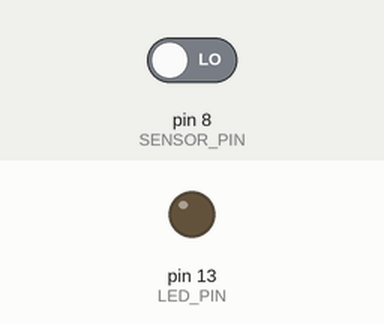
Recording of a sketch running on a simulated Arduino Uno, built with avr-gcc and run on an emulated ATmega328P. On the bench: output pins drawn as LEDs (lit = HIGH). The test bench sets the inputs (shaded band); at power-on: pin 8 (SENSOR_PIN) LOW.

Above: at 1.2 s.
1.3 s: pin 8 (SENSOR_PIN) driven HIGH
At 1.7 s:
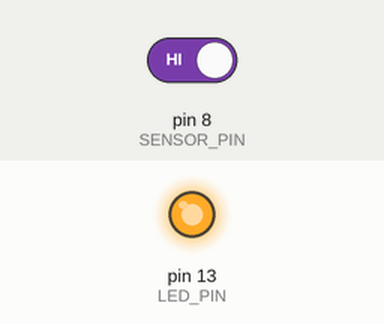
2.8 s: pin 8 (SENSOR_PIN) driven LOW
At 4.0 s:
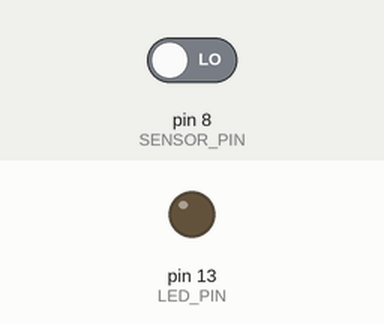
Timing chart, 0 to 5.8 s (numbered marks = the images above; inputs shaded):
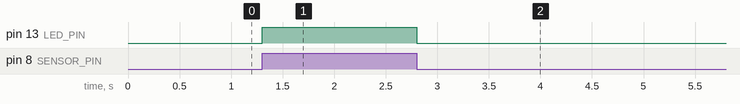

Measured:
- after the input at 1.3 s, pin 13 (LED_PIN): LOW → HIGH at once
- after the input at 2.8 s, pin 13 (LED_PIN): HIGH → LOW at once

The sketch:

RCWL_0516.ino
```cpp
#define SENSOR_PIN 8
#define LED_PIN 13

void setup() {
  // put your setup code here, to run once:
  pinMode(SENSOR_PIN, INPUT);
  pinMode(LED_PIN, OUTPUT);
}

void loop() {
  // put your main code here, to run repeatedly:
  int sensorVal = digitalRead(SENSOR_PIN);
  if(sensorVal == HIGH){
    digitalWrite(LED_PIN, HIGH);
  }
  else{
    digitalWrite(LED_PIN, LOW);
  }
}
```
